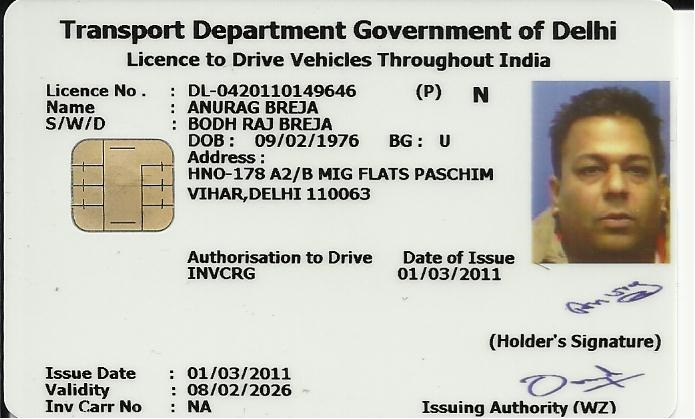
#> input picture drive.jpg, 695 x 419 px
$ jupyter execute --allow-errors 'driving license.ipynb'   (older library calls are emulated)
#> lines starting #> are read from the running program, lines starting #| are printed output that depends on the picture; after the words box and inside, x2 and y2 are one past the last pixel; in counts of white or black regions, pixels touching at a corner belong together
### noise_cancellation.py
#!/usr/bin/env python3
# -*- coding: utf-8 -*-
import tempfile

import cv2
import logging
import numpy as np
from PIL import Image

IMAGE_SIZE = 1800
BINARY_THREHOLD = 180

size = None


def get_size_of_scaled_image(im):
    global size
    if size is None:
        length_x, width_y = im.size
        factor = max(1, int(IMAGE_SIZE / length_x))
        size = factor * length_x, factor * width_y
    return size


def process_image_for_ocr(file_path):
    logging.info('Processing image for text Extraction')
    temp_filename = set_image_dpi(file_path)
    im_new = remove_noise_and_smooth(temp_filename)
    return im_new


def set_image_dpi(file_path):
    im = Image.open(file_path)
    # size = (1800, 1800)
    size = get_size_of_scaled_image(im)
    im_resized = im.resize(size, Image.ANTIALIAS)
    temp_file = tempfile.NamedTemporaryFile(delete=False, suffix='.jpg')
    temp_filename = temp_file.name
    im_resized.save(temp_filename, dpi=(300, 300))  # best for OCR
    return temp_filename


def image_smoothening(img):
    ret1, th1 = cv2.threshold(img, BINARY_THREHOLD, 255, cv2.THRESH_BINARY)
    ret2, th2 = cv2.threshold(th1, 0, 255, cv2.THRESH_BINARY + cv2.THRESH_OTSU)
    blur = cv2.GaussianBlur(th2, (1, 1), 0)
    ret3, th3 = cv2.threshold(blur, 0, 255, cv2.THRESH_BINARY + cv2.THRESH_OTSU)
    return th3


def remove_noise_and_smooth(file_name):
    logging.info('Removing noise and smoothening image')
    img = cv2.imread(file_name, 0)
    filtered = cv2.adaptiveThreshold(img.astype(np.uint8), 255, cv2.ADAPTIVE_THRESH_MEAN_C, cv2.THRESH_BINARY, 41, 3)
    kernel = np.ones((1, 1), np.uint8)
    opening = cv2.morphologyEx(filtered, cv2.MORPH_OPEN, kernel)
    closing = cv2.morphologyEx(opening, cv2.MORPH_CLOSE, kernel)
    img = image_smoothening(img)
    or_image = cv2.bitwise_or(img, closing)
    return or_image

### driving license.ipynb
[cell 1]
import cv2
import pytesseract
from matplotlib import pyplot as plt
import numpy as np
import noise_cancellation as nc

[cell 2]
path='drive.jpg'

#read image
img = cv2.imread(path)
#> img is the input picture: shape (419, 695, 3); mean B, G, R 191, 199.7, 199.8
gray = cv2.cvtColor(img, cv2.COLOR_BGR2GRAY)
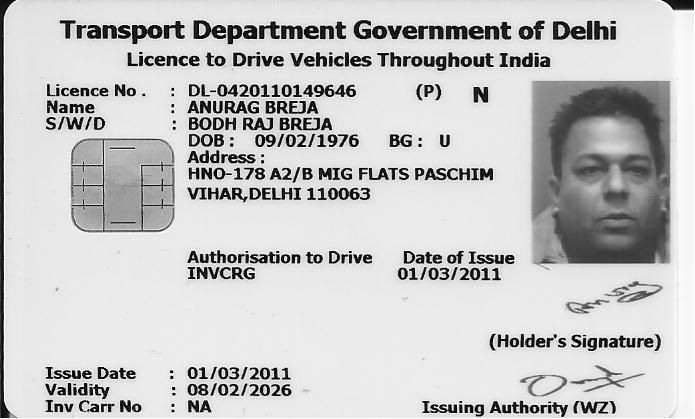
#> gray: shape (419, 695); min 0, max 255, mean 198.6
#show image
plt.imshow(gray)
plt.title('my picture')
plt.show()

[cell 3]
#noise cancellation
img1=nc.process_image_for_ocr(path)
#> in set_image_dpi, `size = get_size_of_scaled_image(im)`: size = (1390, 838)
#> in remove_noise_and_smooth, `filtered = cv2.adaptiveThreshold(img.astype(np.uint8), 255, cv2.ADAPTI..`:
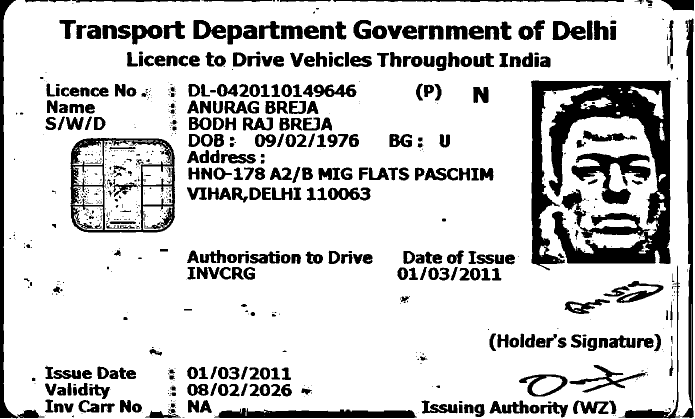
#> filtered: shape (838, 1390) (shown at 1/2 size); 81.5% white; 849 black regions (464 under 20 px), largest, box (x1, y1, x2, y2) and area: (1062, 161, 1342, 541) 48355, (1237, 37, 1388, 837) 9967, (141, 276, 350, 465) 8769
#> in image_smoothening, `ret1, th1 = cv2.threshold(img, BINARY_THREHOLD, 255, cv2.THRESH_BINARY)`:
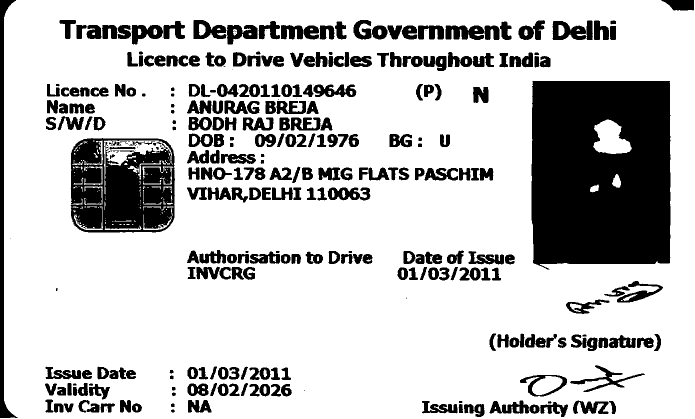
#> th1: shape (838, 1390) (shown at 1/2 size); 77.8% white; 348 black regions (53 under 20 px), largest, box (x1, y1, x2, y2) and area: (1063, 162, 1341, 539) 96946, (141, 276, 350, 465) 30110, (0, 0, 35, 836) 7348
#> in image_smoothening, `ret1, th1 = cv2.threshold(img, BINARY_THREHOLD, 255, cv2.THRESH_BINARY)`: ret1 = 180
#> in image_smoothening, `ret2, th2 = cv2.threshold(th1, 0, 255, cv2.THRESH_BINARY + cv2.THRESH_..`: ret2 = 0
#> in remove_noise_and_smooth, `or_image = cv2.bitwise_or(img, closing)`:
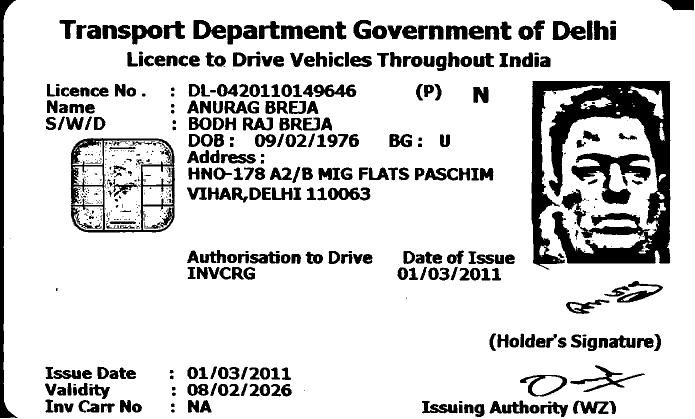
#> or_image: shape (838, 1390) (shown at 1/2 size); 83.7% white; 619 black regions (272 under 20 px), largest, box (x1, y1, x2, y2) and area: (1063, 162, 1341, 539) 48030, (141, 276, 350, 465) 7862, (0, 0, 35, 836) 7103

#extract text from image and store as a string
#> (the rest of this cell did not finish here and is left out)

#> (a cell that did not finish here is left out)

#> (a cell that did not finish here is left out)

[cell 6]
z=[]
#> (the rest of this cell did not finish here and is left out)

[cell 7]
z

[cell 8]
m=[]
for i in range (len(z)):
    if 'Address' in z[i]:
       m.append(i)
    elif 'SIWID' in z[i]:
        m.append(i)
print(m)

[cell 9]
y=''
#> (the rest of this cell did not finish here and is left out)

[cell 10]
y

[cell 11]
m=[]
for i in range (len(z)):
    if 'Licence No' in z[i]:
       m.append(z[i])
    elif 'Name' in z[i]:
        m.append(z[i])
    elif 'DOB' in z[i]:
        m.append(z[i])
    elif 'SIWID' in z[i]:
        m.append(z[i])
print(m)
